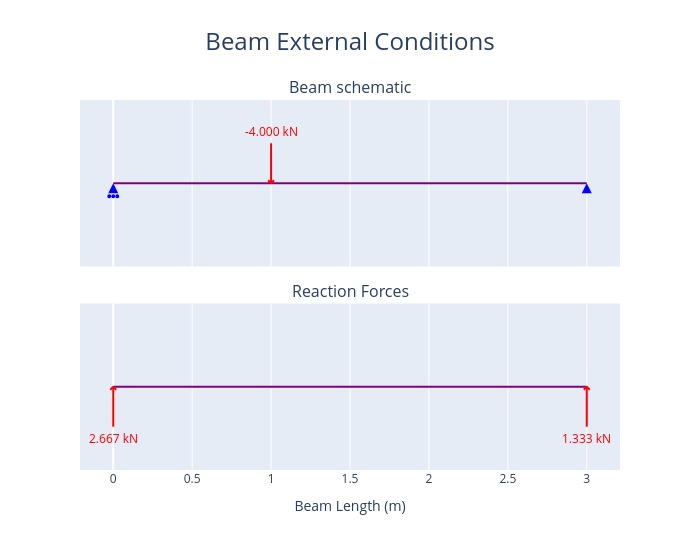

The cell this chart's notebook holds for it:
### Code cell
fig = beam_2.plot_beam_external()

fig.show()

### Figure 1 — Plotly figure (JSON) as saved in the notebook; plotly's stock layout.template omitted (floating-point values rounded to 4 significant figures)
{"data": [{"hoverinfo": "skip", "hovertemplate": "%{x} %{meta[0]}", "line": {"color": "purple", "width": 2}, "meta": ["m"], "mode": "lines", "name": "Beam_", "type": "scatter", "x": [0, 3], "xaxis": "x", "y": [0, 0], "yaxis": "y"}, {"hoverinfo": "skip", "hovertemplate": "x: %{x:.3f} %{meta[1]}<br>Fixed: %{meta[0]}", "marker": {"color": "blue", "size": 10, "symbol": "triangle-up"}, "meta": ["[0, 1, 0]", "m"], "mode": "markers", "name": "Support", "opacity": 0, "showlegend": false, "type": "scatter", "x": [0], "xaxis": "x", "y": [0], "yaxis": "y"}, {"fill": "toself", "hoverinfo": "skip", "marker": {"color": "blue", "size": 10, "symbol": "arrow-up"}, "mode": "markers", "name": "Support", "showlegend": false, "type": "scatter", "x": [0], "xaxis": "x", "y": [0], "yaxis": "y"}, {"hoverinfo": "skip", "hovertemplate": "x: %{x:.3f} %{meta[1]}<br>Fixed: %{meta[0]}", "marker": {"color": "blue", "size": 10, "symbol": "triangle-up"}, "meta": ["[1, 1, 0]", "m"], "mode": "markers", "name": "Support", "opacity": 0, "showlegend": false, "type": "scatter", "x": [3], "xaxis": "x", "y": [0], "yaxis": "y"}, {"fill": "toself", "hoverinfo": "skip", "marker": {"color": "blue", "size": 10, "symbol": "arrow-up"}, "mode": "markers", "name": "Support", "showlegend": false, "type": "scatter", "x": [3], "xaxis": "x", "y": [0], "yaxis": "y"}, {"hoverinfo": "skip", "hovertemplate": "x: %{meta[1]:.3f} %{meta[2]}<br>Force: %{meta[0]:.3f} %{meta[3]}            <br>Angle: %{meta[5]:.3f} deg", "marker": {"color": "red", "size": 10, "symbol": "triangle-up"}, "meta": [-4, 1, "m", "kN", "kN.m", 90], "mode": "markers", "name": "Point<br>Load", "opacity": 0, "showlegend": false, "type": "scatter", "x": [1], "xaxis": "x", "y": [0], "yaxis": "y"}, {"hoverinfo": "skip", "hovertemplate": "%{x}", "line": {"color": "purple", "width": 2}, "mode": "lines", "name": "Beam", "type": "scatter", "x": [0, 3], "xaxis": "x2", "y": [0, 0], "yaxis": "y2"}, {"hoverinfo": "skip", "hovertemplate": "Reactions<br>x coord: %{x:.3f} %{meta[3]}<br>y: %{meta[1]:.3f} %{meta[4]}", "marker": {"color": "red", "size": 10, "symbol": "triangle-up"}, "meta": [0, 2.667, 0, "m", "kN", "kN.m"], "mode": "markers", "name": "Reaction", "opacity": 0, "showlegend": false, "type": "scatter", "x": [0], "xaxis": "x2", "y": [0], "yaxis": "y2"}, {"hoverinfo": "skip", "hovertemplate": "Reactions<br>x coord: %{x:.3f} %{meta[3]}<br>y: %{meta[1]:.3f} %{meta[4]}", "marker": {"color": "red", "size": 10, "symbol": "triangle-up"}, "meta": [0, 1.333, 0, "m", "kN", "kN.m"], "mode": "markers", "name": "Reaction", "opacity": 0, "showlegend": false, "type": "scatter", "x": [3], "xaxis": "x2", "y": [0], "yaxis": "y2"}], "layout": {"annotations": [{"font": {"size": 16}, "showarrow": false, "text": "Beam schematic", "x": 0.5, "xanchor": "center", "xref": "paper", "y": 1, "yanchor": "bottom", "yref": "paper"}, {"font": {"size": 16}, "showarrow": false, "text": "Reaction Forces", "x": 0.5, "xanchor": "center", "xref": "paper", "y": 0.45, "yanchor": "bottom", "yref": "paper"}, {"font": {"color": "red"}, "showarrow": false, "text": "-4.000 kN", "x": 1, "xref": "x", "xshift": 0, "y": 0, "yref": "y", "yshift": 52}, {"font": {"color": "red"}, "showarrow": false, "text": "2.667 kN", "x": 0, "xref": "x2", "xshift": 0, "y": 0, "yref": "y2", "yshift": -52}, {"font": {"color": "red"}, "showarrow": false, "text": "1.333 kN", "x": 3, "xref": "x2", "xshift": 0, "y": 0, "yref": "y2", "yshift": -52}], "height": 550, "hovermode": "x", "shapes": [{"fillcolor": "blue", "line": {"color": "blue"}, "type": "circle", "x0": -1, "x1": 1, "xanchor": 0, "xref": "x", "xsizemode": "pixel", "y0": -14, "y1": -12, "yanchor": 0, "yref": "y", "ysizemode": "pixel"}, {"fillcolor": "blue", "line": {"color": "blue"}, "type": "circle", "x0": -5, "x1": -3, "xanchor": 0, "xref": "x", "xsizemode": "pixel", "y0": -14, "y1": -12, "yanchor": 0, "yref": "y", "ysizemode": "pixel"}, {"fillcolor": "blue", "line": {"color": "blue"}, "type": "circle", "x0": 3, "x1": 5, "xanchor": 0, "xref": "x", "xsizemode": "pixel", "y0": -14, "y1": -12, "yanchor": 0, "yref": "y", "ysizemode": "pixel"}, {"line": {"color": "red", "width": 2}, "type": "line", "x0": 0, "x1": -3, "xanchor": 1, "xref": "x", "xsizemode": "pixel", "y0": 0, "y1": 3, "yanchor": 0, "yref": "y", "ysizemode": "pixel"}, {"line": {"color": "red", "width": 2}, "type": "line", "x0": 0, "x1": 3, "xanchor": 1, "xref": "x", "xsizemode": "pixel", "y0": 0, "y1": 3, "yanchor": 0, "yref": "y", "ysizemode": "pixel"}, {"line": {"color": "red", "width": 2}, "type": "line", "x0": 0, "x1": 0, "xanchor": 1, "xref": "x", "xsizemode": "pixel", "y0": 0, "y1": 40, "yanchor": 0, "yref": "y", "ysizemode": "pixel"}, {"line": {"color": "red", "width": 2}, "type": "line", "x0": 0, "x1": 3, "xanchor": 0, "xref": "x2", "xsizemode": "pixel", "y0": 0, "y1": -3, "yanchor": 0, "yref": "y2", "ysizemode": "pixel"}, {"line": {"color": "red", "width": 2}, "type": "line", "x0": 0, "x1": -3, "xanchor": 0, "xref": "x2", "xsizemode": "pixel", "y0": 0, "y1": -3, "yanchor": 0, "yref": "y2", "ysizemode": "pixel"}, {"line": {"color": "red", "width": 2}, "type": "line", "x0": 0, "x1": 0, "xanchor": 0, "xref": "x2", "xsizemode": "pixel", "y0": 0, "y1": -40, "yanchor": 0, "yref": "y2", "ysizemode": "pixel"}, {"line": {"color": "red", "width": 2}, "type": "line", "x0": 0, "x1": 3, "xanchor": 3, "xref": "x2", "xsizemode": "pixel", "y0": 0, "y1": -3, "yanchor": 0, "yref": "y2", "ysizemode": "pixel"}, {"line": {"color": "red", "width": 2}, "type": "line", "x0": 0, "x1": -3, "xanchor": 3, "xref": "x2", "xsizemode": "pixel", "y0": 0, "y1": -3, "yanchor": 0, "yref": "y2", "ysizemode": "pixel"}, {"line": {"color": "red", "width": 2}, "type": "line", "x0": 0, "x1": 0, "xanchor": 3, "xref": "x2", "xsizemode": "pixel", "y0": 0, "y1": -40, "yanchor": 0, "yref": "y2", "ysizemode": "pixel"}], "showlegend": false, "title": {"font": {"size": 24}, "text": "Beam External Conditions", "x": 0.5}, "width": 700, "xaxis": {"anchor": "y", "domain": [0, 1], "matches": "x2", "showticklabels": false}, "xaxis2": {"anchor": "y2", "domain": [0, 1], "title": {"text": "Beam Length (m)"}}, "yaxis": {"anchor": "x", "domain": [0.55, 1], "fixedrange": true, "range": [-3, 3], "visible": false}, "yaxis2": {"anchor": "x2", "domain": [0, 0.45], "fixedrange": true, "range": [-3, 3], "visible": false}}}
